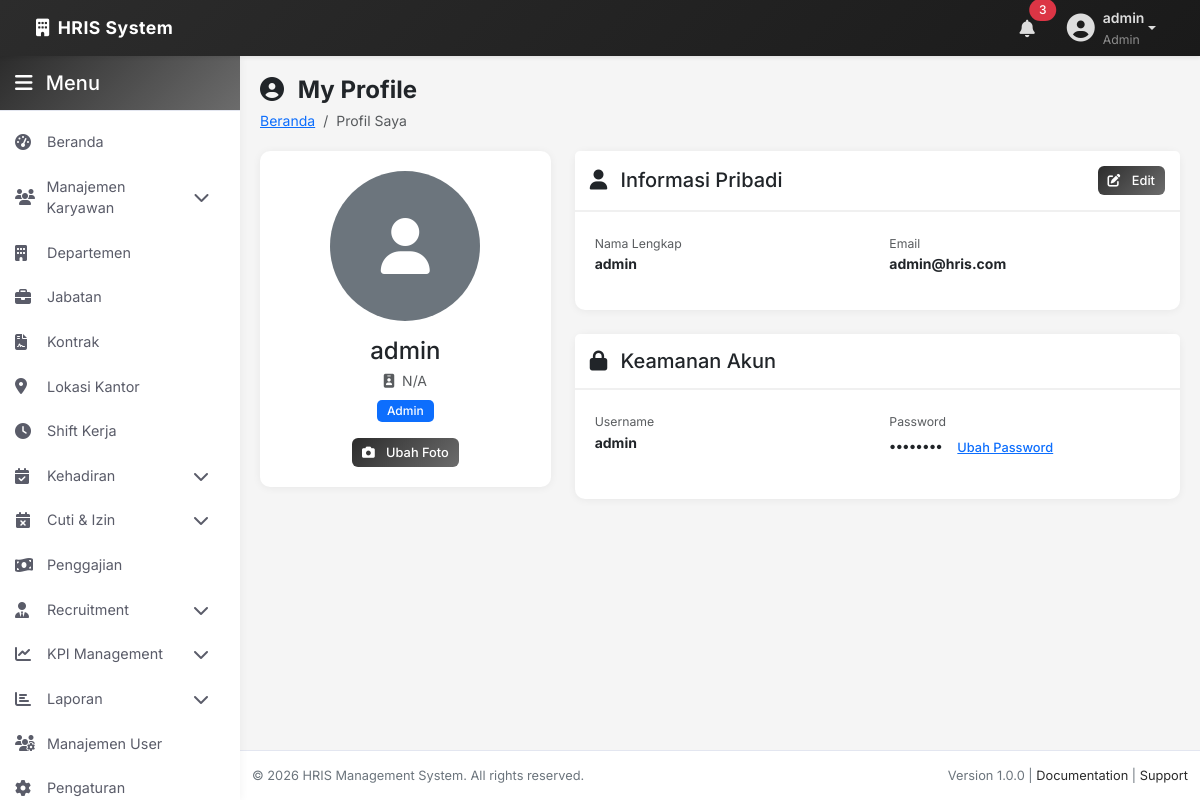
The app's page /admin/profile.php (signed in) with its own data.
### tables this page shows
CREATE TABLE `users` (
  `id` int(11) NOT NULL,
  `username` varchar(50) NOT NULL,
  `email` varchar(100) NOT NULL,
  `password` varchar(255) NOT NULL,
  `role` enum('Admin','HR','Employee') DEFAULT 'Employee',
  `is_active` tinyint(1) DEFAULT 1,
  `last_login` timestamp NULL DEFAULT NULL,
  `created_at` timestamp NOT NULL DEFAULT current_timestamp(),
  `updated_at` timestamp NOT NULL DEFAULT current_timestamp() ON UPDATE current_timestamp(),
  `status` enum('Active','Inactive') DEFAULT 'Active',
  `employee_id` int(11) DEFAULT NULL
);

### admin/profile.php (the view, shortened to what this page needs)
<?php
require_once __DIR__ . '/../config/database.php';
$userId = $_SESSION['user_id'];
$user = null;
try {
    $stmt = $pdo->prepare("SELECT id, username, email, role FROM users WHERE id = ?");
    $stmt->execute([$userId]);
    $user = $stmt->fetch();
    if (!$user) {
        $error = 'User tidak ditemukan';
    } else {
        $empStmt = $pdo->prepare("SELECT
                                  e.id as emp_id,
                                  e.employee_code,
                                  e.first_name,
                                  e.last_name,
                                  e.email,
                                  e.phone,
                                  e.date_of_birth,
                                  e.address,
                                  e.hire_date,
                                  e.employment_status,
                                  e.basic_salary,
                                  e.photo,
                                  e.department_id,
                                  e.position_id,
                                  d.department_name,
                                  p.position_name
                                  FROM employees e
                                  LEFT JOIN departments d ON e.department_id = d.id
                                  LEFT JOIN positions p ON e.position_id = p.id
                                  WHERE e.email = ?");
        $empStmt->execute([$user['email']]);
        $empData = $empStmt->fetch();
        if ($empData) {
            $user = array_merge($user, $empData);
            $user['is_employee'] = true;
            $empDetails = $empData;
        } else {
            $user['is_employee'] = false;
            $user['first_name'] = $user['username'];
            $user['last_name'] = '';
            $user['employee_code'] = 'N/A';
        }
    }
} catch (PDOException $e) {
    error_log("Error fetching user profile: " . $e->getMessage());
    $error = 'Gagal memuat profil: ' . $e->getMessage();
}
include __DIR__ . '/includes/header.php';
include __DIR__ . '/includes/sidebar.php';
?>
<div class="page-header">
    <div class="row align-items-center">
        <div class="col-md-6">
            <h1><i class="fas fa-user-circle me-2"></i> My Profile</h1>
            <nav aria-label="breadcrumb">
                <ol class="breadcrumb">
                    <li class="breadcrumb-item"><a href="/hrm/admin/index.php">Beranda</a></li>
                    <li class="breadcrumb-item active">Profil Saya</li>
                </ol>
            </nav>
        </div>
    </div>
</div>
<div class="row">
    <div class="col-lg-4 mb-4">
        <div class="card fade-in">
            <div class="card-body text-center">
                <div class="mb-3">
                    <?php if (!empty($user['photo'])): ?>
                        <img src="/hrm/assets/uploads/<?php echo htmlspecialchars($user['photo']); ?>"
                             alt="Profile Photo" class="rounded-circle" style="width: 150px; height: 150px; object-fit: cover;">
                    <?php else: ?>
                        <div class="rounded-circle bg-secondary d-inline-flex align-items-center justify-content-center"
                             style="width: 150px; height: 150px;">
                            <i class="fas fa-user fa-4x text-white"></i>
                        </div>
                    <?php endif; ?>
                </div>
                <h4 class="mb-1">
                    <?php echo htmlspecialchars($user['first_name'] . ' ' . $user['last_name']); ?>
                </h4>
                <p class="text-muted mb-2">
                    <i class="fas fa-id-badge me-1"></i>
                    <?php echo htmlspecialchars($user['employee_code'] ?? 'N/A'); ?>
                </p>
                <p class="text-muted mb-3">
                    <span class="badge bg-primary"><?php echo ucfirst($user['role']); ?></span>
                </p>
                <button class="btn btn-primary btn-sm" data-bs-toggle="modal" data-bs-target="#editPhotoModal">
                    <i class="fas fa-camera me-2"></i> Ubah Foto
                </button>
            </div>
        </div>
    </div>
    <div class="col-lg-8">
        <div class="card fade-in mb-4">
            <div class="card-header d-flex justify-content-between align-items-center">
                <h5 class="mb-0"><i class="fas fa-user me-2"></i> Informasi Pribadi</h5>
                <button class="btn btn-sm btn-primary" data-bs-toggle="modal" data-bs-target="#editProfileModal">
                    <i class="fas fa-edit me-2"></i> Edit
                </button>
            </div>
            <div class="card-body">
                <div class="row">
                    <div class="col-md-6 mb-3">
                        <small class="text-muted">Nama Lengkap</small>
                        <p class="mb-0"><strong><?php echo htmlspecialchars($user['first_name'] . ' ' . $user['last_name']); ?></strong></p>
                    </div>
                    <div class="col-md-6 mb-3">
                        <small class="text-muted">Email</small>
                        <p class="mb-0"><strong><?php echo htmlspecialchars($user['email'] ?? '-'); ?></strong></p>
                    </div>
                </div>
            </div>
        </div>
        <div class="card fade-in">
            <div class="card-header">
                <h5 class="mb-0"><i class="fas fa-lock me-2"></i> Keamanan Akun</h5>
            </div>
            <div class="card-body">
                <div class="row">
                    <div class="col-md-6 mb-3">
                        <small class="text-muted">Username</small>
                        <p class="mb-0"><strong><?php echo htmlspecialchars($user['username']); ?></strong></p>
                    </div>
                    <div class="col-md-6 mb-3">
                        <small class="text-muted">Password</small>
                        <p class="mb-0">
                            <strong>••••••••</strong>
                            <button class="btn btn-sm btn-link" data-bs-toggle="modal" data-bs-target="#changePasswordModal">
                                Ubah Password
                            </button>
                        </p>
                    </div>
                </div>
            </div>
        </div>
    </div>
</div>
<?php include __DIR__ . '/includes/footer.php'; ?>

### assets/css/style.css (style rules this page uses)
:root { --primary-color: #2c2c2c; --primary-dark: #1a1a1a; --primary-light: #404040; --secondary-color: #6c6c6c; --success-color: #4a4a4a; --danger-color: #3a3a3a; --warning-color: #5a5a5a; --info-color: #505050; --light-bg: #f8f9fa; --dark-bg: #2c2c2c; --border-color: #dee2e6; --text-primary: #212529; --text-secondary: #6c757d; --text-muted: #adb5bd; --sidebar-width: 240px; --navbar-height: 56px; --transition: all 0.3s ease; }
* { margin: 0; padding: 0; box-sizing: border-box; }
body { font-family: 'Inter', 'Segoe UI', Tahoma, Geneva, Verdana, sans-serif; background-color: #f5f5f5; color: var(--text-primary); font-size: 0.875rem; line-height: 1.5; }
.page-header { margin-bottom: 20px; }
.page-header h1 { font-size: 1.5rem; font-weight: 700; color: var(--dark-color); margin-bottom: 5px; }
.breadcrumb { background: transparent; padding: 0; margin: 0; }
.card { border: none; border-radius: 10px; box-shadow: 0 1px 8px rgba(0, 0, 0, 0.06); margin-bottom: 20px; transition: transform 0.3s ease, box-shadow 0.3s ease; }
.card-header { background-color: white; border-bottom: 2px solid #f0f0f0; padding: 15px; font-weight: 600; font-size: 1rem; }
.card-body { padding: 20px; }
.btn { border-radius: 6px; padding: 8px 16px; font-weight: 500; font-size: 0.875rem; transition: all 0.3s ease; }
.btn-primary { background: linear-gradient(135deg, var(--primary-color), var(--secondary-color)); border: none; }
.btn-sm { padding: 5px 10px; font-size: 0.8rem; }
.badge { padding: 5px 10px; border-radius: 5px; font-weight: 500; font-size: 0.75rem; }
.fade-in { animation: fadeIn 0.5s ease-out; }

### records on screen
users: username "admin", role "Admin", email "admin@hris.com"

### other values on screen
$_SESSION['username'] "admin"
$_SESSION['role'] "Admin"
$user['employee_code'] "N/A"
